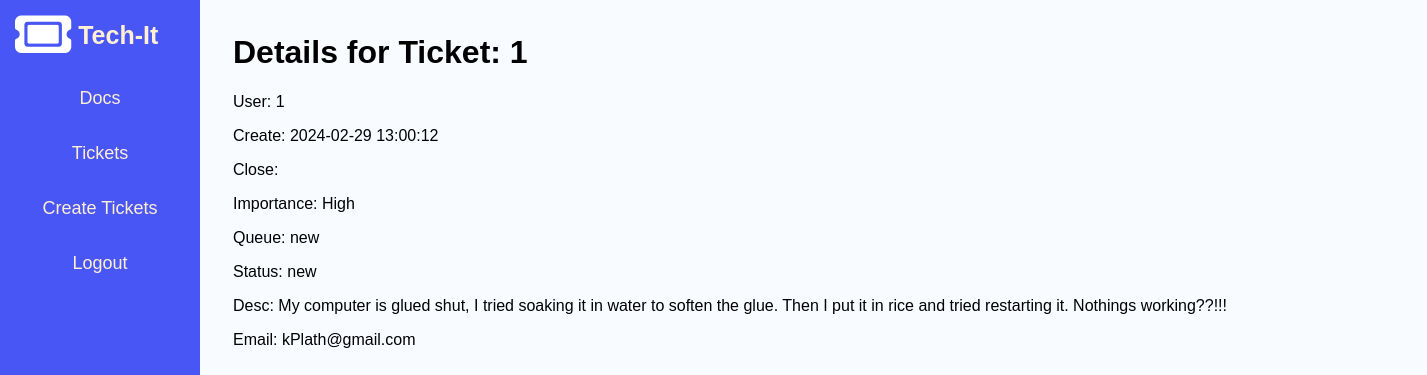
Screenshot of /ticketDetails.php?id=1 with the database file from the repository.
### tables this page shows
CREATE TABLE if NOT EXISTS `ticket` (
  `Ticket_ID` int(11) NOT NULL AUTO_INCREMENT,
  `UserID` int(11) NOT NULL,
  `Importance` enum('High', 'Medium', 'Low') NOT NULL,
  `Queue` enum('new','inprogress','closed','important') NOT NULL,
  `Status` enum('new','reopened','closed') NOT NULL,
  `CreateDate` datetime NOT NULL,
  `CloseDate` datetime,
  `TicketDesc` varchar(1000) NOT NULL,
  `Email` varchar(64) NOT NULL,
  Primary Key(Ticket_ID),
  Foreign Key(UserID) References user(UserID)
);

### ticketDetails.php (the view, shortened to what this page needs)
<html>
    <head>
        <link rel="stylesheet" href="style.css">
    </head>
<?php include ("menu.php")?>
<?php
$servername = "localhost";
$useraccount = "admin";
$password = "admin";
$dbname = "cs410_final";
$conn = new mysqli($servername, $useraccount, $password, $dbname);
$id = isset($_GET['id']) ? $_GET['id'] : null;
if ($id) {
    $sql = "SELECT * FROM ticket WHERE ticket.Ticket_ID = '$id'";
    $result = $conn->query($sql);
    if ($result->num_rows > 0) {
        $row = $result->fetch_row();
        echo '<div class="ticketDetail">';
        echo "<h1>Details for Ticket: " . $row[0] . "</h1>";
        echo "<p>User: " . $row[1] . "</p>";
        echo "<p>Create: " . $row[5] . "</p>";
        echo "<p>Close: " . $row[6] . "</p>";
        echo "<p>Importance: " . $row[2] . "</p>";
        echo "<p>Queue: " . $row[3] . "</p>";
        echo "<p>Status: " . $row[4] . "</p>";
        echo "<p>Desc: " . $row[7] . "</p>";
        echo "<p>Email: " . $row[8] . "</p>";
        echo '</div>';
    } else {
        echo "Ticket not found.";
    }
} else {
    echo "Invalid request.";
}
?>
</html>

### style.css (style rules this page uses)
html { background: #f8fbff; font-family: 'Lucida Sans', 'Lucida Sans Regular', 'Lucida Grande', 'Lucida Sans Unicode', Geneva, Verdana, sans-serif; }
.ticketDetail { width: 100%; height: 64px; border-radius: 20px; display: inline-block; padding: 5px 0px 5px 225px; cursor: pointer; border: none; }

### rows the page displays
ticket: Ticket_ID "1", UserID "1", CreateDate "2024-02-29 13:00:12", Importance "High", Queue "new", Status "new", TicketDesc "My computer is glued shut, I tried soaking it in water to soften the glue. Then I put it in rice and tried restarting it. Nothings working??!!!", Email "kPlath@gmail.com"
